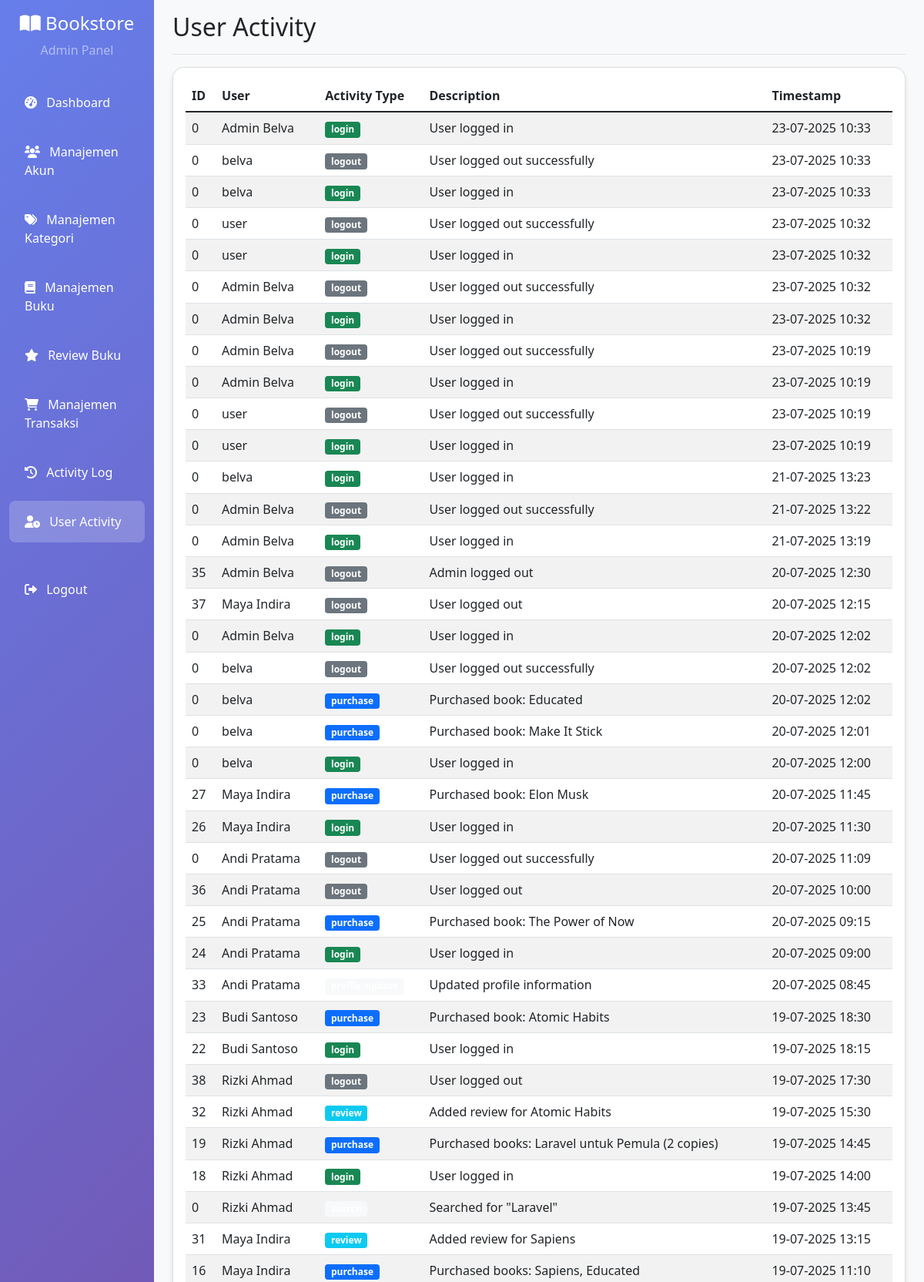
Screenshot of /admin/user_activities.php (signed in, upper part) with the database file from the repository.
### tables this page shows
CREATE TABLE `user_activities` (
  `id` int(11) NOT NULL,
  `user_id` int(11) NOT NULL,
  `activity_type` varchar(50) NOT NULL,
  `description` text DEFAULT NULL,
  `created_at` timestamp NOT NULL DEFAULT current_timestamp()
);

CREATE TABLE `users` (
  `id` int(11) NOT NULL,
  `name` varchar(100) NOT NULL,
  `email` varchar(100) NOT NULL,
  `password` varchar(255) NOT NULL,
  `role` varchar(20) DEFAULT 'user',
  `created_at` timestamp NOT NULL DEFAULT current_timestamp()
);

### src/config/database.php (called while the page is built, shortened)
<?php
function formatDate($date) {
    return date('d-m-Y H:i', strtotime($date));
}
?>

### src/admin/user_activities.php (the view, shortened to what this page needs)
<?php
require_once '../config/database.php';
$pdo = getConnection();
$stmt = $pdo->query("SELECT ua.*, u.name as user_name FROM user_activities ua
                     JOIN users u ON ua.user_id = u.id
                     ORDER BY ua.created_at DESC");
$activities = $stmt->fetchAll(PDO::FETCH_ASSOC);
?>
<!DOCTYPE html>
<html lang="en">
<head>
    <link href="https://cdn.jsdelivr.net/npm/bootstrap@5.1.3/dist/css/bootstrap.min.css" rel="stylesheet">
    <link href="https://cdnjs.cloudflare.com/ajax/libs/font-awesome/6.0.0/css/all.min.css" rel="stylesheet">
</head>
<body class="bg-light">
    <div class="container-fluid">
        <div class="row">
            <?php include 'sidebar.php'; ?>
            <main class="col-md-9 ms-sm-auto col-lg-10 px-md-4">
                <div class="d-flex justify-content-between flex-wrap flex-md-nowrap align-items-center pt-3 pb-2 mb-3 border-bottom">
                    <h1 class="h2">User Activity</h1>
                </div>
                <div class="card">
                    <div class="card-body">
                        <table class="table table-striped table-hover">
                            <thead>
                                <tr>
                                    <th>ID</th>
                                    <th>User</th>
                                    <th>Activity Type</th>
                                    <th>Description</th>
                                    <th>Timestamp</th>
                                </tr>
                            </thead>
                            <tbody>
                                <?php foreach ($activities as $activity): ?>
                                    <tr>
                                        <td><?= $activity['id'] ?></td>
                                        <td><?= htmlspecialchars($activity['user_name']) ?></td>
                                        <td>
                                            <span class="badge bg-<?= getActivityBadgeColor($activity['activity_type']) ?>">
                                                <?= htmlspecialchars($activity['activity_type']) ?>
                                            </span>
                                        </td>
                                        <td>
                                            <?php if (strlen($activity['description']) > 50): ?>
                                                <span title="<?= htmlspecialchars($activity['description']) ?>">
                                                    <?= htmlspecialchars(substr($activity['description'], 0, 50)) ?>...
                                                </span>
                                            <?php else: ?>
                                                <?= htmlspecialchars($activity['description']) ?>
                                            <?php endif; ?>
                                        </td>
                                        <td><?= formatDate($activity['created_at']) ?></td>
                                    </tr>
                                <?php endforeach; ?>
                            </tbody>
                        </table>
                    </div>
                </div>
            </main>
        </div>
    </div>
</body>
</html>
<?php
function getActivityBadgeColor($type) {
    switch ($type) {
        case 'login':
            return 'success';
        case 'logout':
            return 'secondary';
        case 'purchase':
            return 'primary';
        case 'review':
            return 'info';
        default:
            return 'light';
    }
}
?>

### src/admin/sidebar.php (style rules this page uses)
.card { border-radius: 15px; box-shadow: 0 4px 6px rgba(0,0,0,0.1); transition: transform 0.3s ease; }

### rows the page displays
user_activities: id "0", user.name "Admin Belva", activity_type "login", description "User logged in", created_at "23-07-2025 10:33"
user_activities: id "0", user.name "belva", activity_type "logout", description "User logged out successfully", created_at "23-07-2025 10:33"
user_activities: id "0", user.name "belva", activity_type "login", description "User logged in", created_at "23-07-2025 10:33"
user_activities: id "0", user.name "user", activity_type "logout", description "User logged out successfully", created_at "23-07-2025 10:32"
user_activities: id "0", user.name "user", activity_type "login", description "User logged in", created_at "23-07-2025 10:32"
user_activities: id "0", user.name "Admin Belva", activity_type "logout", description "User logged out successfully", created_at "23-07-2025 10:32"
user_activities: id "0", user.name "Admin Belva", activity_type "login", description "User logged in", created_at "23-07-2025 10:32"
user_activities: id "0", user.name "Admin Belva", activity_type "logout", description "User logged out successfully", created_at "23-07-2025 10:19"
user_activities: id "0", user.name "Admin Belva", activity_type "login", description "User logged in", created_at "23-07-2025 10:19"
user_activities: id "0", user.name "user", activity_type "logout", description "User logged out successfully", created_at "23-07-2025 10:19"
user_activities: id "0", user.name "user", activity_type "login", description "User logged in", created_at "23-07-2025 10:19"
user_activities: id "0", user.name "belva", activity_type "login", description "User logged in", created_at "21-07-2025 13:23"
user_activities: id "0", user.name "Admin Belva", activity_type "logout", description "User logged out successfully", created_at "21-07-2025 13:22"
user_activities: id "0", user.name "Admin Belva", activity_type "login", description "User logged in", created_at "21-07-2025 13:19"
user_activities: id "35", user.name "Admin Belva", activity_type "logout", description "Admin logged out", created_at "20-07-2025 12:30"
user_activities: id "37", user.name "Maya Indira", activity_type "logout", description "User logged out", created_at "20-07-2025 12:15"
user_activities: id "0", user.name "Admin Belva", activity_type "login", description "User logged in", created_at "20-07-2025 12:02"
user_activities: id "0", user.name "belva", activity_type "logout", description "User logged out successfully", created_at "20-07-2025 12:02"
user_activities: id "0", user.name "belva", activity_type "purchase", description "Purchased book: Educated", created_at "20-07-2025 12:02"
user_activities: id "0", user.name "belva", activity_type "purchase", description "Purchased book: Make It Stick", created_at "20-07-2025 12:01"
user_activities: id "0", user.name "belva", activity_type "login", description "User logged in", created_at "20-07-2025 12:00"
user_activities: id "27", user.name "Maya Indira", activity_type "purchase", description "Purchased book: Elon Musk", created_at "20-07-2025 11:45"
user_activities: id "26", user.name "Maya Indira", activity_type "login", description "User logged in", created_at "20-07-2025 11:30"
user_activities: id "0", user.name "Andi Pratama", activity_type "logout", description "User logged out successfully", created_at "20-07-2025 11:09"
user_activities: id "36", user.name "Andi Pratama", activity_type "logout", description "User logged out", created_at "20-07-2025 10:00"
user_activities: id "25", user.name "Andi Pratama", activity_type "purchase", description "Purchased book: The Power of Now", created_at "20-07-2025 09:15"
user_activities: id "24", user.name "Andi Pratama", activity_type "login", description "User logged in", created_at "20-07-2025 09:00"
user_activities: id "33", user.name "Andi Pratama", description "Updated profile information", created_at "20-07-2025 08:45"
user_activities: id "23", user.name "Budi Santoso", activity_type "purchase", description "Purchased book: Atomic Habits", created_at "19-07-2025 18:30"
user_activities: id "22", user.name "Budi Santoso", activity_type "login", description "User logged in", created_at "19-07-2025 18:15"
user_activities: id "38", user.name "Rizki Ahmad", activity_type "logout", description "User logged out", created_at "19-07-2025 17:30"
user_activities: id "32", user.name "Rizki Ahmad", activity_type "review", description "Added review for Atomic Habits", created_at "19-07-2025 15:30"
user_activities: id "19", user.name "Rizki Ahmad", activity_type "purchase", description "Purchased books: Laravel untuk Pemula (2 copies)", created_at "19-07-2025 14:45"
user_activities: id "18", user.name "Rizki Ahmad", activity_type "login", description "User logged in", created_at "19-07-2025 14:00"
user_activities: id "0", user.name "Rizki Ahmad", description "Searched for \"Laravel\"", created_at "19-07-2025 13:45"
user_activities: id "31", user.name "Maya Indira", activity_type "review", description "Added review for Sapiens", created_at "19-07-2025 13:15"
user_activities: id "16", user.name "Maya Indira", activity_type "purchase", description "Purchased books: Sapiens, Educated", created_at "19-07-2025 11:10"
